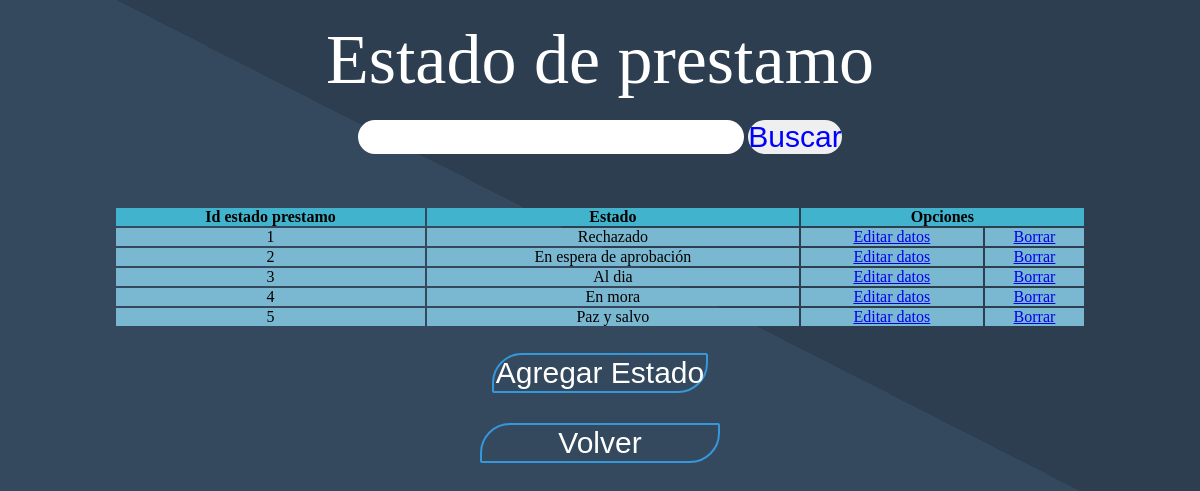
The app's page /elporvenir/estad_prestamo/mostrar.php with its own data.
### tables this page shows
CREATE TABLE `estado_prestamo` (
  `id_estado_prestamo` int(2) NOT NULL,
  `descr_estado_prestamo` varchar(30) NOT NULL
);

### elporvenir/clases/class_estad_prest.php (called while the page is built, shortened)
<?php
class estado_prestamo
{
    public function leeer()
    {
        try
        {
            $base = new PDO("mysql:host=localhost;dbname=elporvenir", "root", "");
            $base->setAttribute(PDO::ATTR_ERRMODE, PDO::ERRMODE_EXCEPTION);
            $base->exec("SET CHARACTER SET utf8");
            $sql = "SELECT * from estado_prestamo";
            $resultado = $base->prepare($sql);
            $resultado->execute();
            return $resultado;
        }
        catch(Exception $e)
        {
            die('Error de conexión: '.$e->getMessage());
        }
    }
}
?>

### elporvenir/estad_prestamo/mostrar.php (the view, shortened to what this page needs)
<?php
require_once("../clases/class_estad_prest.php");
$cliente = new estado_prestamo();
$resultado = $cliente->leeer();
if ($resultado !== false) {
?>
<!DOCTYPE html>
<html lang="en">
<head>
    <link rel="stylesheet" href="../estilos/mostrar.css?ver=1">
</head>
<body>
    <section>
        <p style="font-size: 70px; color: white; font-family: cursive">Estado de prestamo</p>
    </section>
    <form action="busqueda.php" method="post">
        <input style="font-size: 30px" type="text" name="busqueda" required>
        <input type="submit" value="Buscar" style="font-size: 30px; color: blue;">
    </form>
    <nav>
        <form action="socio_asoci.php" method="post">
            <table width="90%">
                <tr>
                    <th colspan="1"><p>Id estado prestamo</p></th>
                    <th colspan="1"><p>Estado</p></th>
                    <th colspan="2"><p>Opciones</p></th>
                </tr>
                <?php
                while ($contenido = $resultado->fetch(PDO::FETCH_ASSOC)) {
                    $id = $contenido["id_estado_prestamo"];
                    $doc = $contenido["descr_estado_prestamo"];
                ?>
                <tr>
                    <td><?php echo $id; ?></td>
                    <td><?php echo $doc; ?></td>
                    <td><?php echo "<a href='edit_soc.php?busqueda=" . $id . "'>Editar datos</a>"; ?></td>
                    <td><?php echo "<a href='delete.php?delete=" . $id . "' onclick='return confirmarBorrar();'>Borrar</a>"; ?></td>
                </tr>
                <?php
                }
                ?>
            </table>
            <div class="actualiza">
                <button>Agregar Estado</button>
        </div>
        </form>
    </nav>
    <button onclick="location.href='../index.php'">Volver</button>
</body>
</html>
<?php
} else {
    echo "Ocurrió un error al recuperar los datos.";
}
?>

### elporvenir/estilos/mostrar.css (style rules this page uses)
* { padding: 0; margin: 0; border: 0; box-sizing: border-box; text-align: center; }
body { width: 100%; height: 100%; background: linear-gradient(27deg,#34495e 50%,#2c3e50 50%); }
section { width: 90%; padding: 20px; margin: auto; text-align: center; }
nav { width: 90%; margin: auto; padding-top: 52px; text-align: center; }
table { margin: auto; }
table th:nth-child(even) { background-color: rgb(65, 179, 204); }
table tr,th:nth-child(even) { background-color: rgb(65, 179, 204); }
table td,tr,th:nth-child(even) { background-color: rgb(122, 184, 209); font-family:cursive }
button { float: center; display: block; font-size: 30px; margin: auto; margin-top: 25px; margin-bottom: 30px; height: 40px; width: 20%; background: transparent; color: white; border-radius: 2px; border: 2px solid #3498db;; cursor: pointer; outline: none; transition: all 5.s ease; border-top-left-radius: 30px; border-bottom-right-radius: 30px; }
input { border-radius: 50px; }

### records on screen
estado_prestamo: id_estado_prestamo "1", descr_estado_prestamo "Rechazado"
estado_prestamo: id_estado_prestamo "2", descr_estado_prestamo "En espera de aprobación"
estado_prestamo: id_estado_prestamo "3", descr_estado_prestamo "Al dia"
estado_prestamo: id_estado_prestamo "4", descr_estado_prestamo "En mora"
estado_prestamo: id_estado_prestamo "5", descr_estado_prestamo "Paz y salvo"
